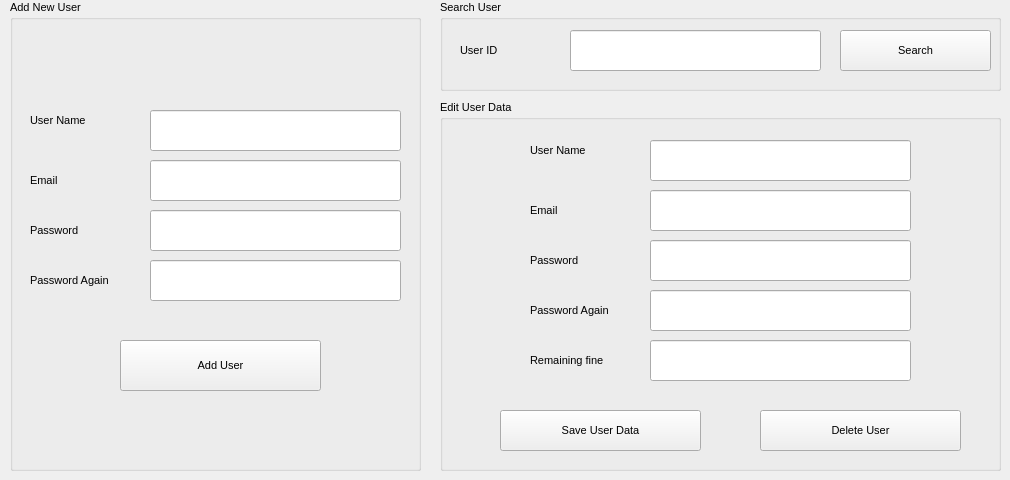
      <widget class="QWidget" name="tab_17">
       <attribute name="title">
        <string>Add or Edit/Delete User</string>
       </attribute>
       <widget class="QGroupBox" name="groupBox_5">
        <property name="geometry">
         <rect>
          <x>440</x>
          <y>0</y>
          <width>561</width>
          <height>91</height>
         </rect>
        </property>
        <property name="font">
         <font>
          <pointsize>8</pointsize>
         </font>
        </property>
        <property name="title">
         <string>Search User</string>
        </property>
        <widget class="QLabel" name="label_47">
         <property name="geometry">
          <rect>
           <x>20</x>
           <y>40</y>
           <width>81</width>
           <height>21</height>
          </rect>
         </property>
         <property name="styleSheet">
          <string notr="true">background-color: rgba(0,0,0,0%);</string>
         </property>
         <property name="text">
          <string>User ID</string>
         </property>
        </widget>
        <widget class="QLineEdit" name="lineEdit_13">
         <property name="geometry">
          <rect>
           <x>130</x>
           <y>30</y>
           <width>251</width>
           <height>41</height>
          </rect>
         </property>
        </widget>
        <widget class="QPushButton" name="pushButton_12">
         <property name="geometry">
          <rect>
           <x>400</x>
           <y>30</y>
           <width>151</width>
           <height>41</height>
          </rect>
         </property>
         <property name="text">
          <string>Search</string>
         </property>
        </widget>
       </widget>
       <widget class="QGroupBox" name="groupBox_7">
        <property name="enabled">
         <bool>true</bool>
        </property>
        <property name="geometry">
         <rect>
          <x>440</x>
          <y>100</y>
          <width>561</width>
          <height>371</height>
         </rect>
        </property>
        <property name="font">
         <font>
          <pointsize>8</pointsize>
         </font>
        </property>
        <property name="title">
         <string>Edit User Data</string>
        </property>
        <widget class="QLineEdit" name="lineEdit_16">
         <property name="geometry">
          <rect>
           <x>210</x>
           <y>140</y>
           <width>261</width>
           <height>41</height>
          </rect>
         </property>
         <property name="echoMode">
          <enum>QLineEdit::Normal</enum>
         </property>
        </widget>
        <widget class="QLineEdit" name="lineEdit_18">
         <property name="geometry">
          <rect>
           <x>210</x>
           <y>190</y>
           <width>261</width>
           <height>41</height>
          </rect>
         </property>
         <property name="echoMode">
          <enum>QLineEdit::Normal</enum>
         </property>
        </widget>
        <widget class="QLabel" name="label_48">
         <property name="geometry">
          <rect>
           <x>90</x>
           <y>150</y>
           <width>81</width>
           <height>21</height>
          </rect>
         </property>
         <property name="styleSheet">
          <string notr="true">background-color: rgba(0,0,0,0%);</string>
         </property>
         <property name="text">
          <string>Password</string>
         </property>
        </widget>
        <widget class="QLabel" name="label_49">
         <property name="geometry">
          <rect>
           <x>90</x>
           <y>40</y>
           <width>81</width>
           <height>21</height>
          </rect>
         </property>
         <property name="styleSheet">
          <string notr="true">background-color: rgba(0,0,0,0%);</string>
         </property>
         <property name="text">
          <string>User Name</string>
         </property>
        </widget>
        <widget class="QLineEdit" name="lineEdit_17">
         <property name="geometry">
          <rect>
           <x>210</x>
           <y>40</y>
           <width>261</width>
           <height>41</height>
          </rect>
         </property>
        </widget>
        <widget class="QLineEdit" name="lineEdit_15">
         <property name="geometry">
          <rect>
           <x>210</x>
           <y>90</y>
           <width>261</width>
           <height>41</height>
          </rect>
         </property>
        </widget>
        <widget class="QPushButton" name="pushButton_13">
         <property name="geometry">
          <rect>
           <x>60</x>
           <y>310</y>
           <width>201</width>
           <height>41</height>
          </rect>
         </property>
         <property name="text">
          <string>Save User Data</string>
         </property>
        </widget>
        <widget class="QLabel" name="label_55">
         <property name="geometry">
          <rect>
           <x>90</x>
           <y>200</y>
           <width>101</width>
           <height>21</height>
          </rect>
         </property>
         <property name="styleSheet">
          <string notr="true">background-color: rgba(0,0,0,0%);</string>
         </property>
         <property name="text">
          <string>Password Again</string>
         </property>
        </widget>
        <widget class="QLabel" name="label_56">
         <property name="geometry">
          <rect>
           <x>90</x>
           <y>100</y>
           <width>91</width>
           <height>21</height>
          </rect>
         </property>
         <property name="styleSheet">
          <string notr="true">background-color: rgba(0,0,0,0%);</string>
         </property>
         <property name="text">
          <string>Email</string>
         </property>
        </widget>
        <widget class="QLineEdit" name="lineEdit_14">
         <property name="geometry">
          <rect>
           <x>210</x>
           <y>240</y>
           <width>261</width>
           <height>41</height>
          </rect>
         </property>
         <property name="echoMode">
          <enum>QLineEdit::Normal</enum>
         </property>
        </widget>
        <widget class="QLabel" name="label_62">
         <property name="geometry">
          <rect>
           <x>90</x>
           <y>250</y>
           <width>101</width>
           <height>21</height>
          </rect>
         </property>
         <property name="styleSheet">
          <string notr="true">background-color: rgba(0,0,0,0%);</string>
         </property>
         <property name="text">
          <string>Remaining fine</string>
         </property>
        </widget>
        <widget class="QPushButton" name="pushButton_22">
         <property name="geometry">
          <rect>
           <x>320</x>
           <y>310</y>
           <width>201</width>
           <height>41</height>
          </rect>
         </property>
         <property name="text">
          <string>Delete User</string>
         </property>
        </widget>
       </widget>
       <widget class="QGroupBox" name="groupBox_8">
        <property name="geometry">
         <rect>
          <x>10</x>
          <y>0</y>
          <width>411</width>
          <height>471</height>
         </rect>
        </property>
        <property name="font">
         <font>
          <pointsize>8</pointsize>
         </font>
        </property>
        <property name="title">
         <string>Add New User</string>
        </property>
        <widget class="QLabel" name="label_57">
         <property name="geometry">
          <rect>
           <x>20</x>
           <y>110</y>
           <width>81</width>
           <height>21</height>
          </rect>
         </property>
         <property name="styleSheet">
          <string notr="true">background-color: rgba(0,0,0,0%);</string>
         </property>
         <property name="text">
          <string>User Name</string>
         </property>
        </widget>
        <widget class="QLabel" name="label_58">
         <property name="geometry">
          <rect>
           <x>20</x>
           <y>220</y>
           <width>81</width>
           <height>21</height>
          </rect>
         </property>
         <property name="styleSheet">
          <string notr="true">background-color: rgba(0,0,0,0%);</string>
         </property>
         <property name="text">
          <string>Password</string>
         </property>
        </widget>
        <widget class="QLabel" name="label_59">
         <property name="geometry">
          <rect>
           <x>20</x>
           <y>270</y>
           <width>101</width>
           <height>21</height>
          </rect>
         </property>
         <property name="styleSheet">
          <string notr="true">background-color: rgba(0,0,0,0%);</string>
         </property>
         <property name="text">
          <string>Password Again</string>
         </property>
        </widget>
        <widget class="QLabel" name="label_60">
         <property name="geometry">
          <rect>
           <x>20</x>
           <y>170</y>
           <width>91</width>
           <height>21</height>
          </rect>
         </property>
         <property name="styleSheet">
          <string notr="true">background-color: rgba(0,0,0,0%);</string>
         </property>
         <property name="text">
          <string>Email</string>
         </property>
        </widget>
        <widget class="QLineEdit" name="lineEdit_9">
         <property name="geometry">
          <rect>
           <x>140</x>
           <y>110</y>
           <width>251</width>
           <height>41</height>
          </rect>
         </property>
        </widget>
        <widget class="QLineEdit" name="lineEdit_10">
         <property name="geometry">
          <rect>
           <x>140</x>
           <y>160</y>
           <width>251</width>
           <height>41</height>
          </rect>
         </property>
        </widget>
        <widget class="QLineEdit" name="lineEdit_11">
         <property name="geometry">
          <rect>
           <x>140</x>
           <y>210</y>
           <width>251</width>
           <height>41</height>
          </rect>
         </property>
         <property name="echoMode">
          <enum>QLineEdit::Password</enum>
         </property>
        </widget>
        <widget class="QLineEdit" name="lineEdit_12">
         <property name="geometry">
          <rect>
           <x>140</x>
           <y>260</y>
           <width>251</width>
           <height>41</height>
          </rect>
         </property>
         <property name="echoMode">
          <enum>QLineEdit::Password</enum>
         </property>
        </widget>
        <widget class="QPushButton" name="pushButton_11">
         <property name="geometry">
          <rect>
           <x>110</x>
           <y>340</y>
           <width>201</width>
           <height>51</height>
          </rect>
         </property>
         <property name="text">
          <string>Add User</string>
         </property>
        </widget>
       </widget>
      </widget>
